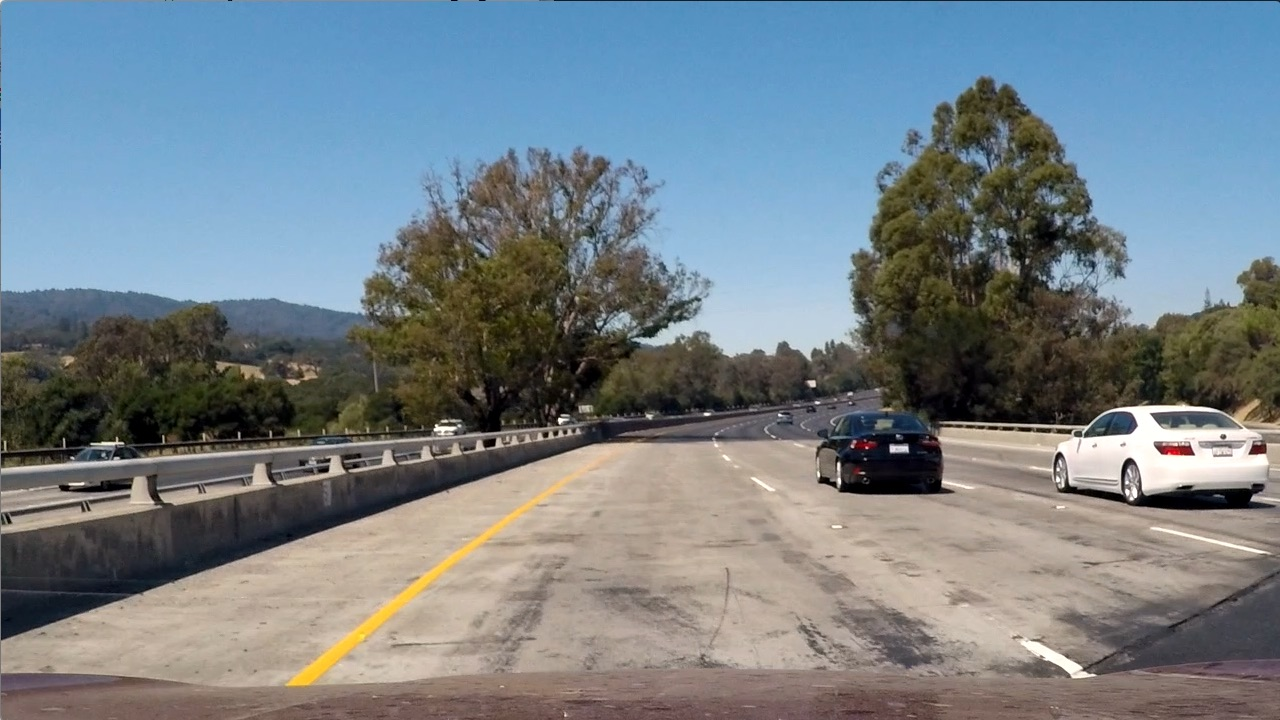
#> input picture test_images/test1.jpg, 1280 x 720 px
$ python mag_dir.py   (older library calls are emulated)
#> lines starting #> are read from the running program, lines starting #| are printed output that depends on the picture; after the words box and inside, x2 and y2 are one past the last pixel; in counts of white or black regions, pixels touching at a corner belong together
#> further down, img is the input picture: shape (720, 1280, 3); mean B, G, R 135.5, 128.7, 117.5
import  argparse
import numpy as np
import cv2
import matplotlib.pyplot as plt

### REF: ported from the class material

# Define a function that applies Sobel x and y,
# then computes the magnitude of the gradient
# and applies a threshold
def mag_thresh(img, sobel_kernel=3, mag_thresh=(0, 255)):

    # Apply the following steps to img
    # 1) Convert to grayscale
    # 2) Take the gradient in x and y separately
    # 3) Calculate the magnitude
    # 5) Scale to 8-bit (0 - 255) and convert to type = np.uint8
    # 6) Create a binary mask where mag thresholds are met
    # 7) Return this mask as your binary_output image
    # Convert to grayscale
#> called with sobel_kernel = 25, mag_thresh = (50, 100)
    gray = cv2.cvtColor(img, cv2.COLOR_BGR2GRAY)
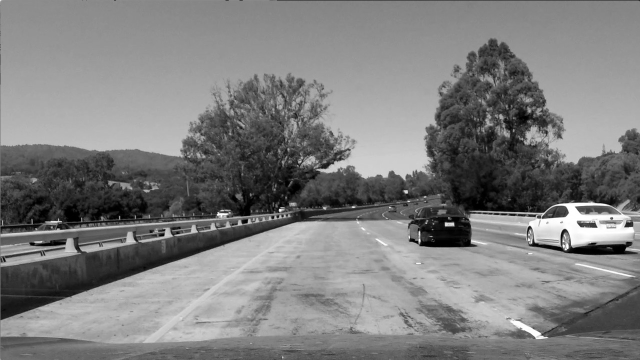
#> gray: shape (720, 1280) (shown at 1/2 size); min 0, max 255, mean 126.1
    # Take both Sobel x and y gradients
    sobelx = cv2.Sobel(gray, cv2.CV_64F, 1, 0, ksize=sobel_kernel)
    sobely = cv2.Sobel(gray, cv2.CV_64F, 0, 1, ksize=sobel_kernel)
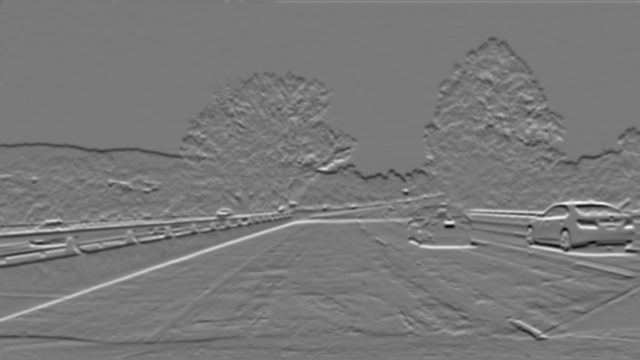
#> sobely: shape (720, 1280) float64 (shown at 1/2 size); min -4.42e+15, max 4.85e+15, mean -5.1e+12; drawn with min black and max white
    # Calculate the gradient magnitude
    gradmag = np.sqrt(sobelx**2 + sobely**2)
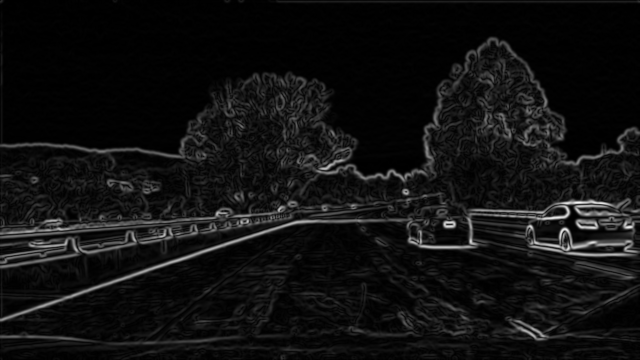
#> gradmag: shape (720, 1280) float64 (shown at 1/2 size); min 0, max 4.85e+15, mean 3.31e+14; drawn with min black and max white
    # Rescale to 8 bit
    scale_factor = np.max(gradmag)/255
#> scale_factor = 1.9e+13
    gradmag = (gradmag/scale_factor).astype(np.uint8)
    # Create a binary image of ones where threshold is met, zeros otherwise
    binary_output = np.zeros_like(gradmag)
    binary_output[(gradmag >= mag_thresh[0]) & (gradmag <= mag_thresh[1])] = 1

    return binary_output

## Main function
if __name__ == '__main__':
    parser = argparse.ArgumentParser()
    parser.add_argument(
    '--sobel',
    default="test_images/test1.jpg",
    help='Apply Sobel to the image')
    args = parser.parse_args()
    img = cv2.imread(args.sobel)
    mag_binary = mag_thresh(img, sobel_kernel=25, mag_thresh=(50, 100))
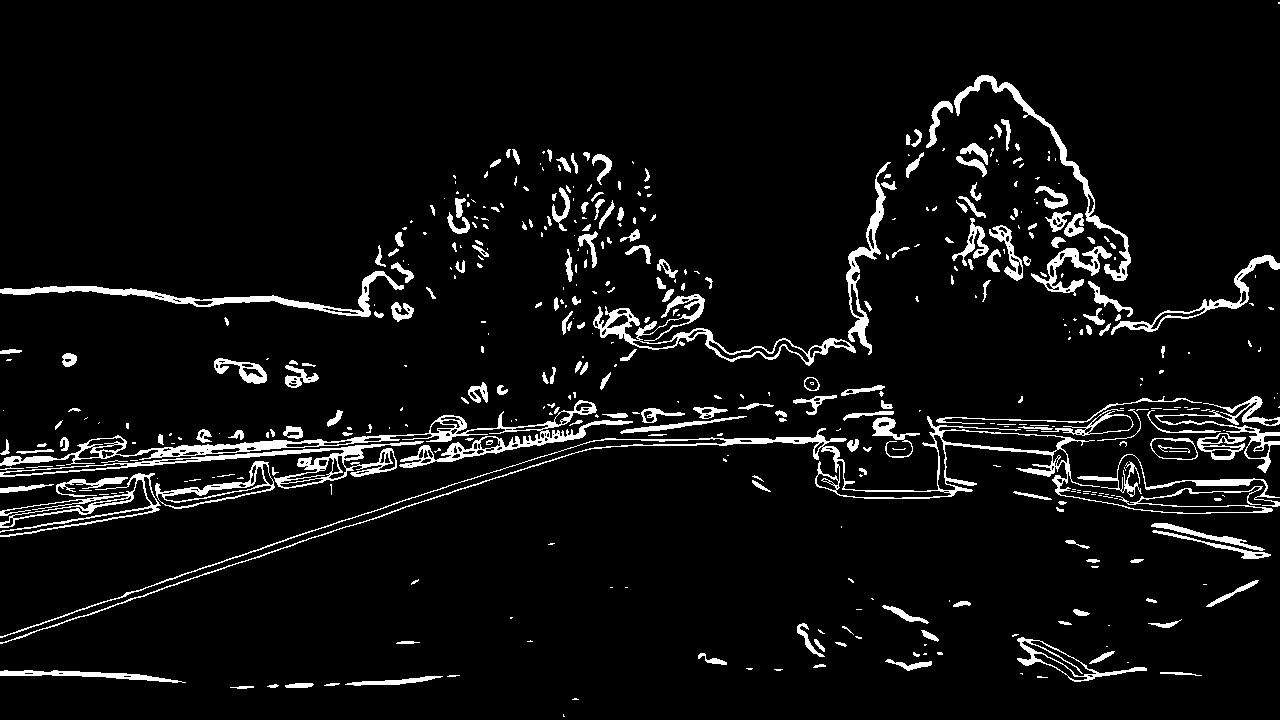
#> mag_binary: shape (720, 1280); values 0 (black) and 1 (white), 6% white; 452 white regions (236 under 20 px), largest, box (x1, y1, x2, y2) and area: (0, 416, 1273, 644) 6433, (0, 400, 633, 468) 5360, (0, 441, 424, 489) 2894
    # Plot the result
    f, (ax1, ax2) = plt.subplots(1, 2, figsize=(24, 9))
    f.tight_layout()
    ax1.imshow(cv2.cvtColor(img, cv2.COLOR_BGR2RGB))
    ax1.set_title('Original Image', fontsize=50)
    ax2.imshow(mag_binary, cmap='gray')
    ax2.set_title('Thresholded Magnitude', fontsize=50)
    plt.subplots_adjust(left=0., right=1, top=0.9, bottom=0.)
    plt.show()
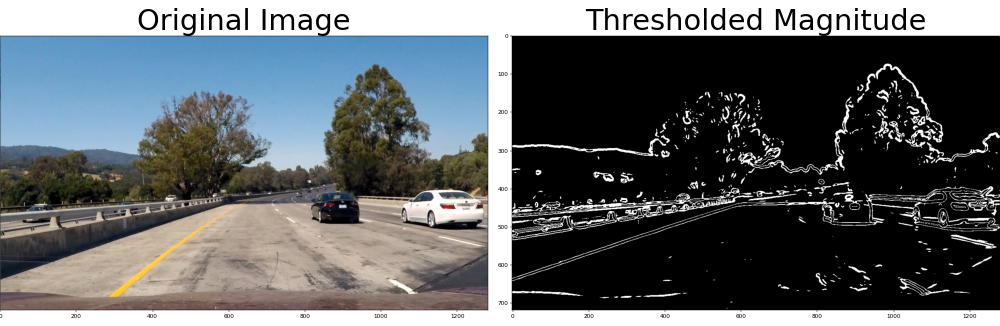
#> figure drawn by matplotlib, 2 panels

$ run again, with test_images/test2.jpg copied over test_images/test1.jpg
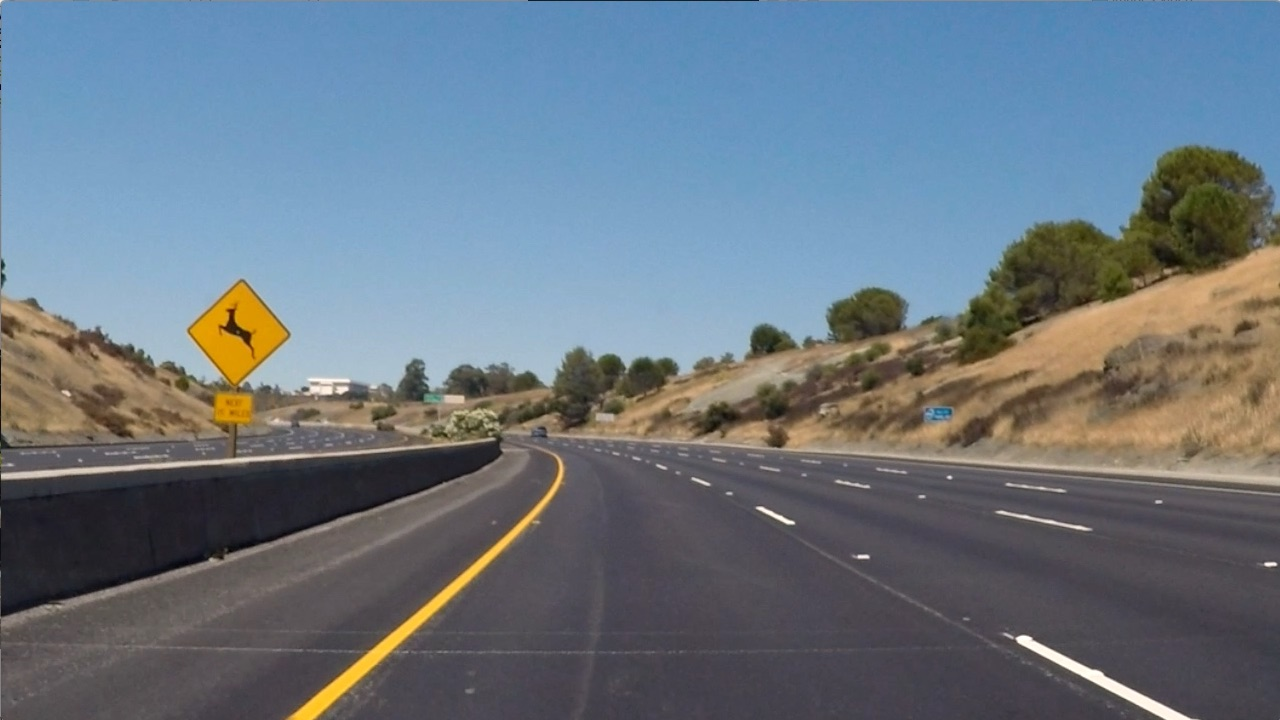
#> input picture test_images/test2.jpg, 1280 x 720 px
#> img is the input picture: shape (720, 1280, 3); mean B, G, R 129.6, 118.8, 106.7
#> scale_factor = 1.53e+13
#> `mag_binary = mag_thresh(img, sobel_kernel=25, mag_thresh=(50, 100))`:
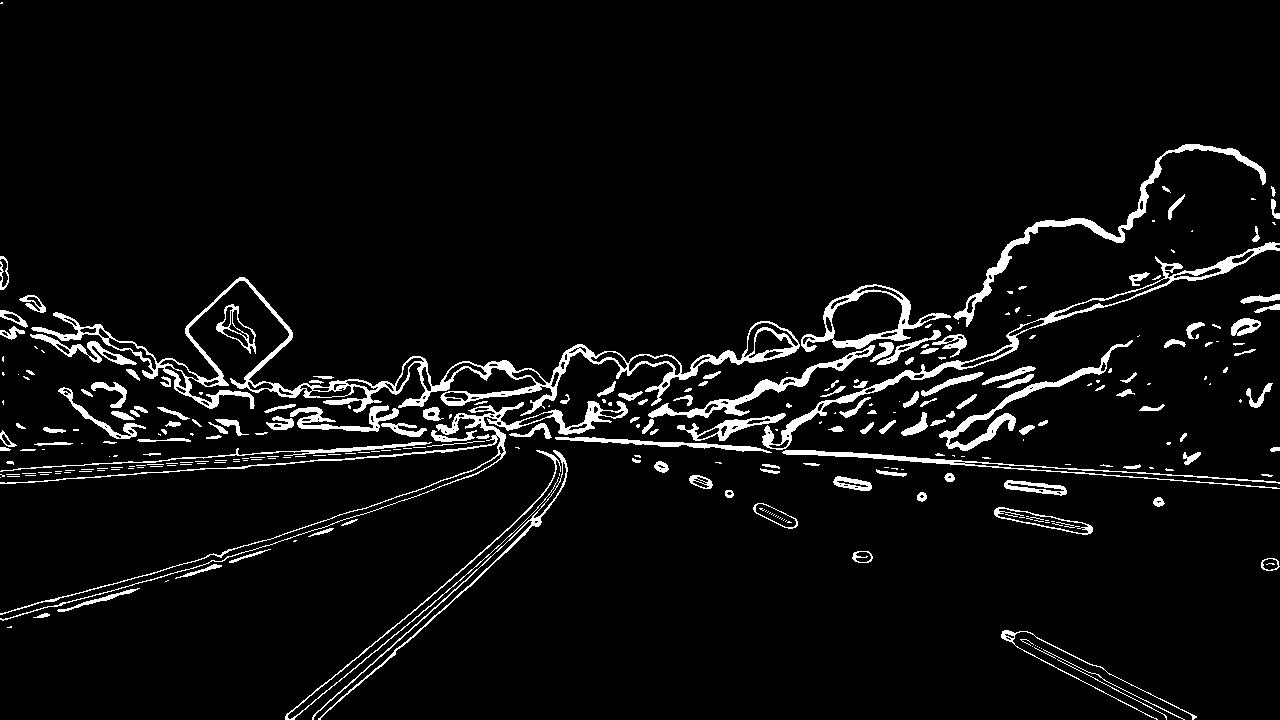
#> mag_binary: shape (720, 1280); values 0 (black) and 1 (white), 5.4% white; 307 white regions (154 under 20 px), largest, box (x1, y1, x2, y2) and area: (31, 277, 800, 416) 9060, (0, 401, 628, 621) 4180, (762, 242, 1280, 450) 3552
#> `plt.show()`:
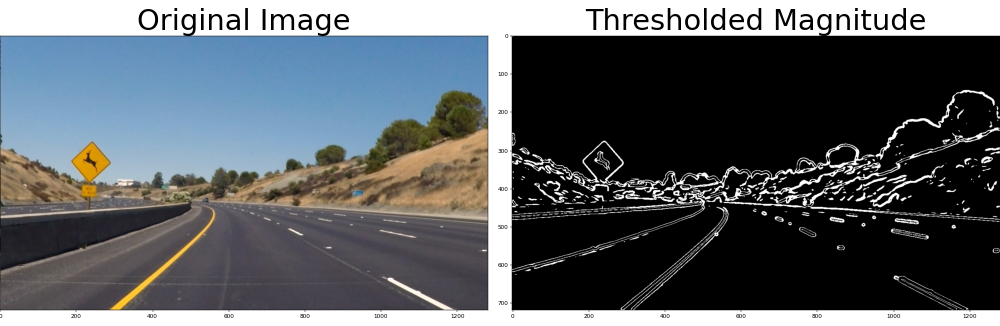
#> figure drawn by matplotlib, 2 panels

$ run again, with test_images/test3.jpg copied over test_images/test1.jpg
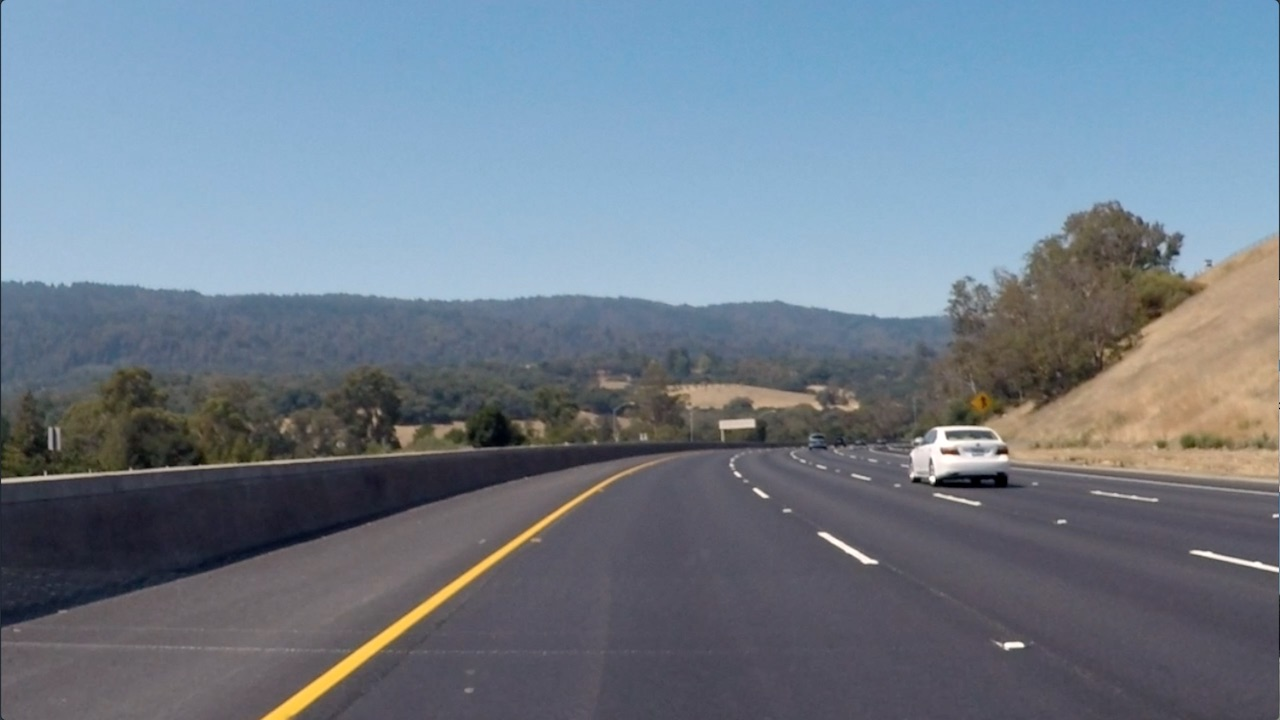
#> input picture test_images/test3.jpg, 1280 x 720 px
#> img is the input picture: shape (720, 1280, 3); mean B, G, R 138.7, 125, 112.1
#> scale_factor = 1.73e+13
#> `mag_binary = mag_thresh(img, sobel_kernel=25, mag_thresh=(50, 100))`:
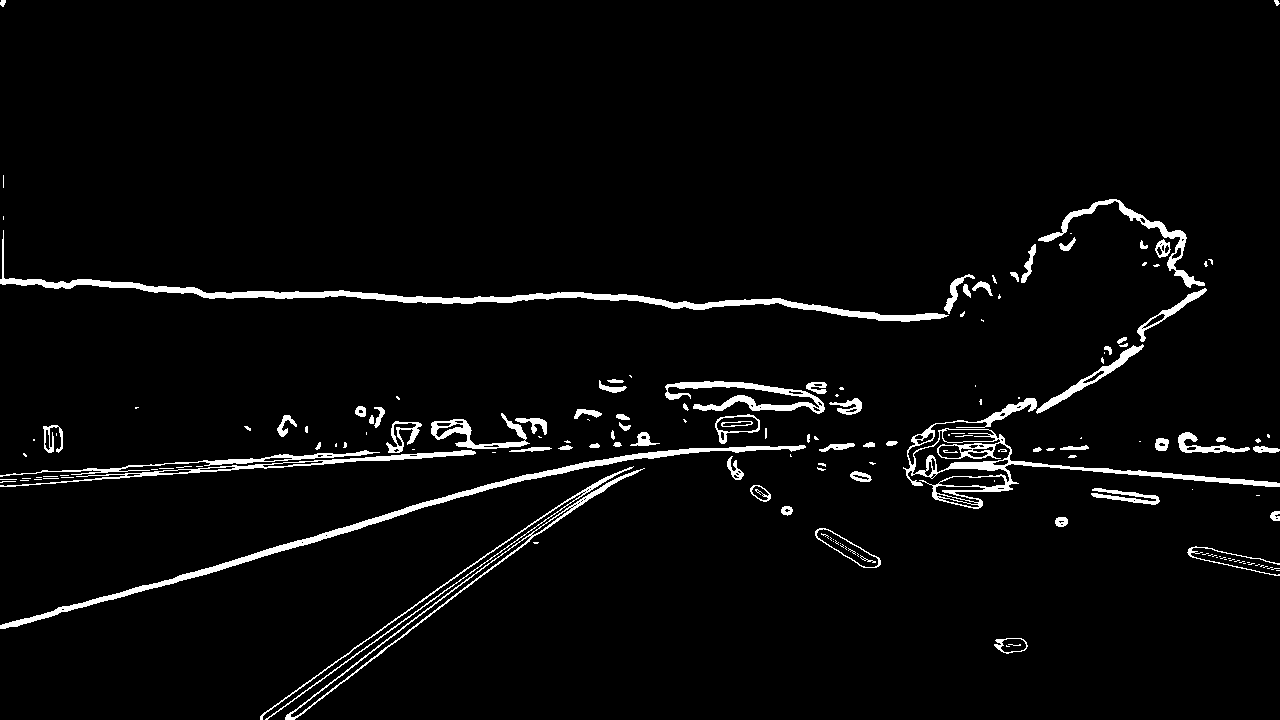
#> mag_binary: shape (720, 1280); values 0 (black) and 1 (white), 3.7% white; 172 white regions (97 under 20 px), largest, box (x1, y1, x2, y2) and area: (0, 230, 949, 322) 5757, (0, 445, 806, 629) 4485, (903, 398, 1280, 509) 4281
#> `plt.show()`:
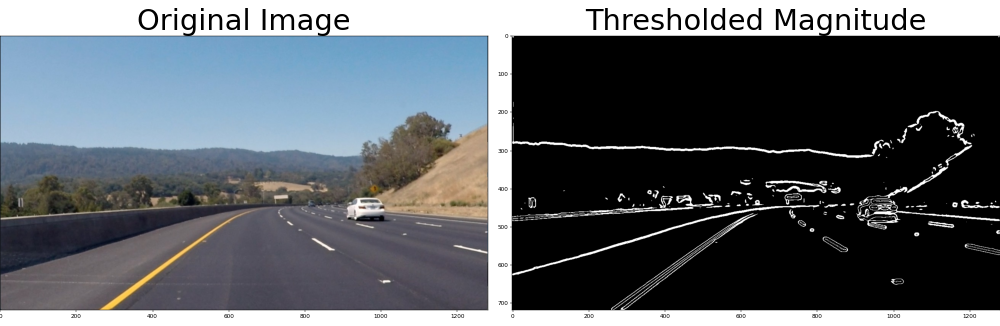
#> figure drawn by matplotlib, 2 panels
